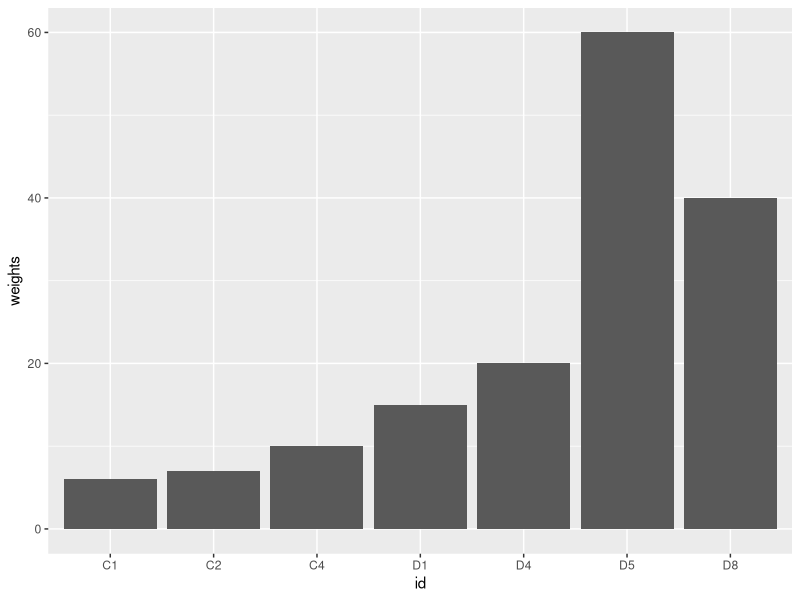
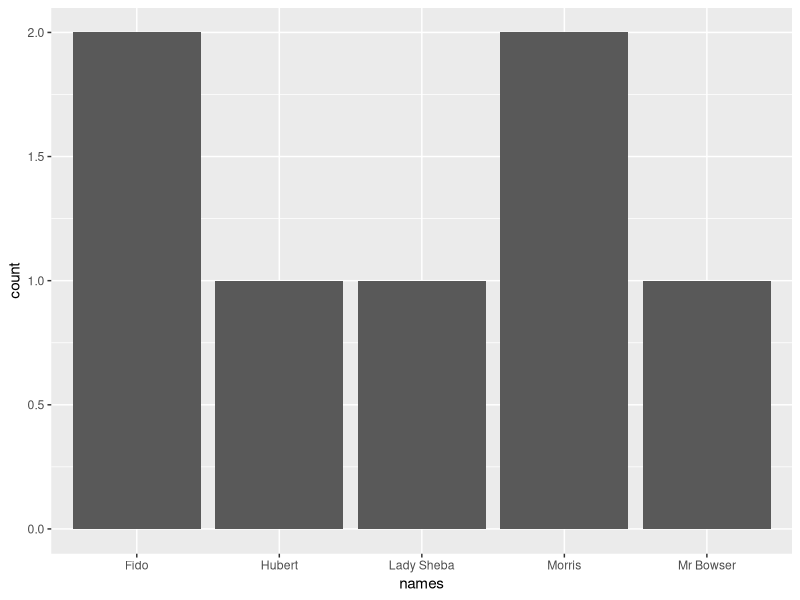
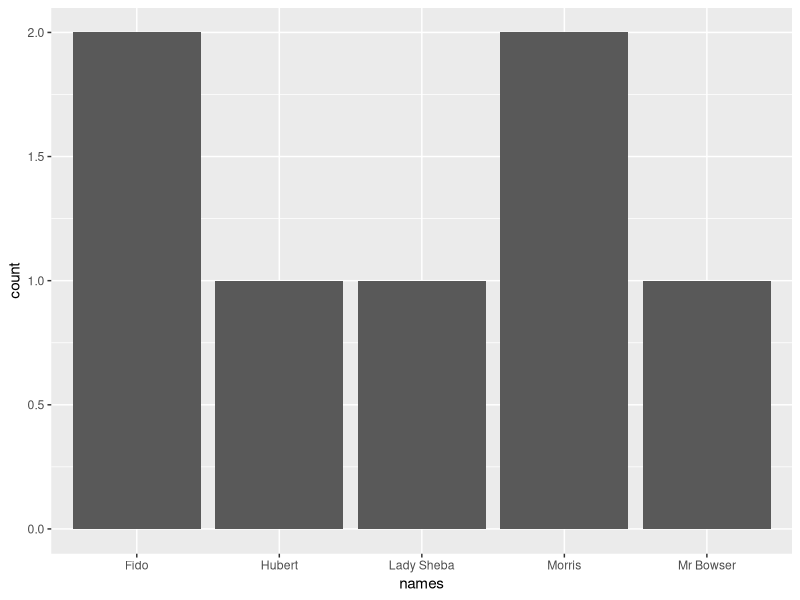
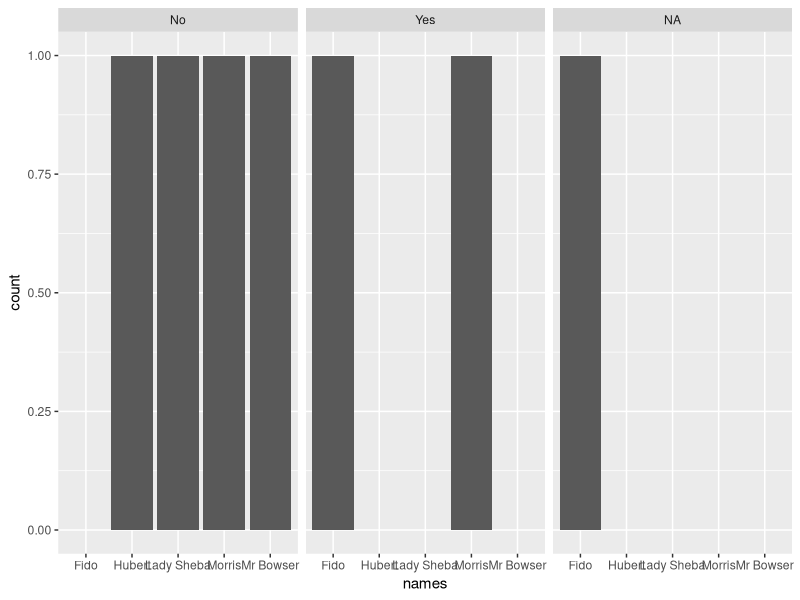
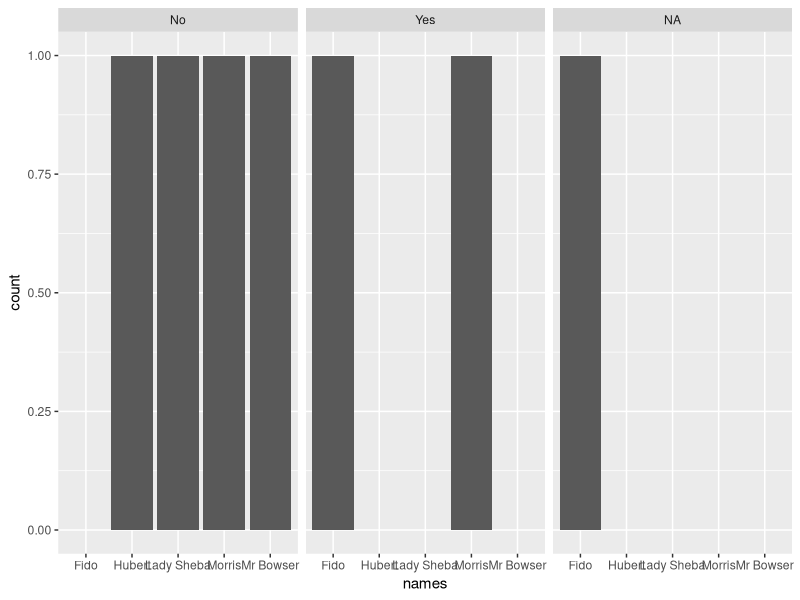
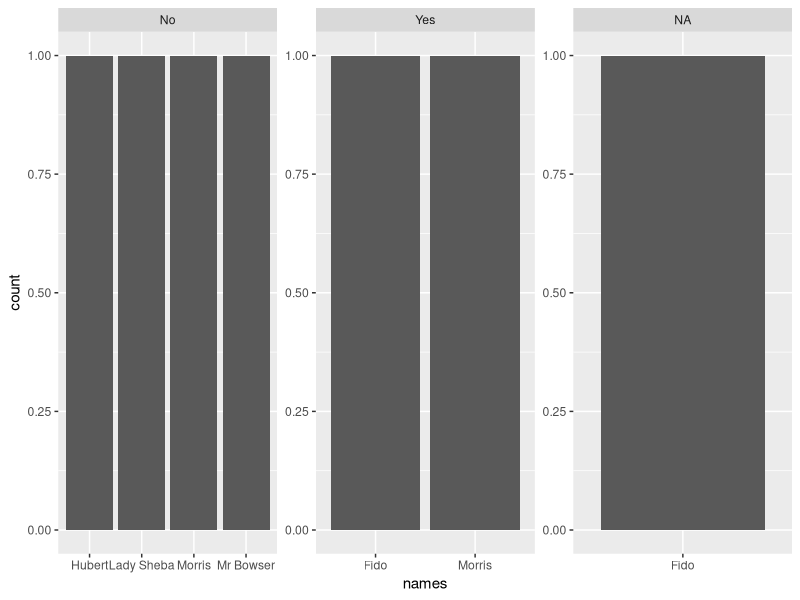
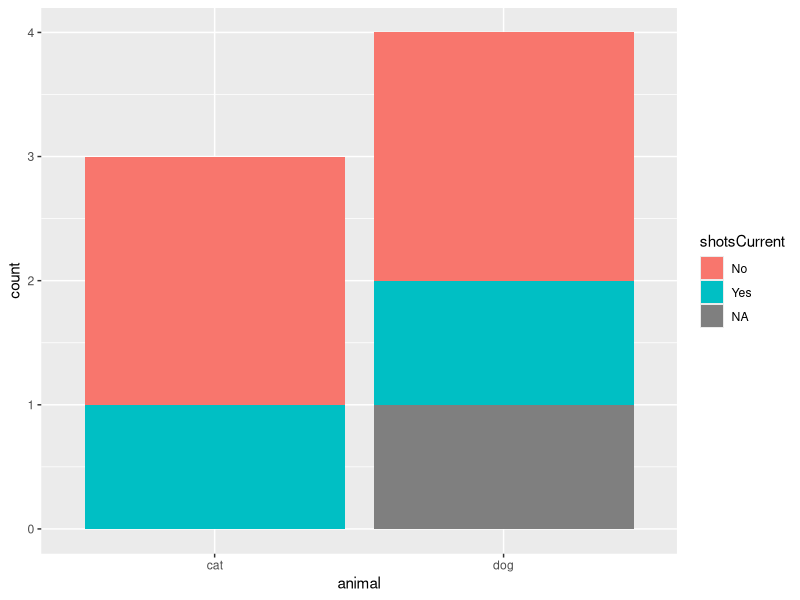
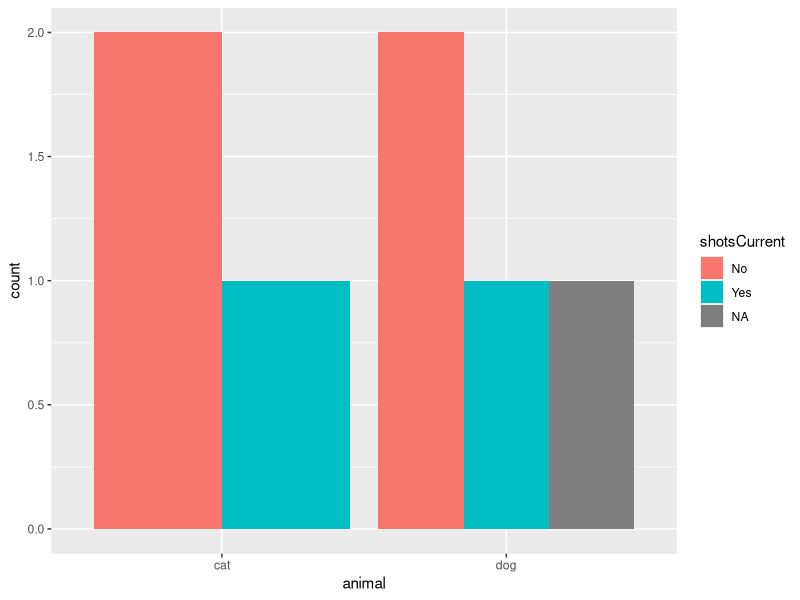

These charts were generated, in order, by the following R code:
## ---- chunk 1
knitr::opts_chunk$set(echo = TRUE)
library(tidyverse)
## ---- chunk 2
##make our table of pets
pets <- data.frame(id=c('C1','C2','D1','D4','D8', 'C4', "D5"),
                names=factor(c("Morris", "Morris", "Fido", "Mr Bowser", "Fido", "Lady Sheba", "Hubert")),
                weights=c(6,7,15,20,40, 10, 60),
                animal=factor(c("cat", "cat", "dog", "dog", "dog", "cat", "dog")),
                ##because it's an ordered category, we have to specify 
                ##order as the levels argument
                ageCategory= ordered(c("0-2", "5-8", "5-8", "3-4", "3-4", "5-8", "0-2"), 
                                       levels=c("0-2", "3-4", "5-8")),
                shotsCurrent=c("No", "Yes", NA, "No", "Yes", "No", "No"))

pets
## ---- chunk 3
ggplot(data=pets, aes(x=id,y=weights)) + geom_bar(stat="identity")
## ---- chunk 4
ggplot(pets, aes(x=names)) + geom_bar()
## ---- chunk 5
ggplot(pets, aes(x=names)) + geom_bar()

## ---- chunk 6
ggplot(pets, aes(x=names)) + 
  geom_bar() + 
  facet_wrap(facets=~shotsCurrent)
## ---- chunk 7
ggplot(pets, aes(x=names)) + geom_bar() + facet_wrap(facets=~shotsCurrent)
## ---- chunk 8
ggplot(pets, aes(x=names)) + geom_bar() + facet_wrap(facets=~shotsCurrent, scale="free")
## ---- chunk 9
ggplot(pets, aes(x=animal,fill=shotsCurrent)) + geom_bar()

## ---- chunk 10
ggplot(pets, aes(x=animal,fill=shotsCurrent)) + geom_bar(position="dodge")

